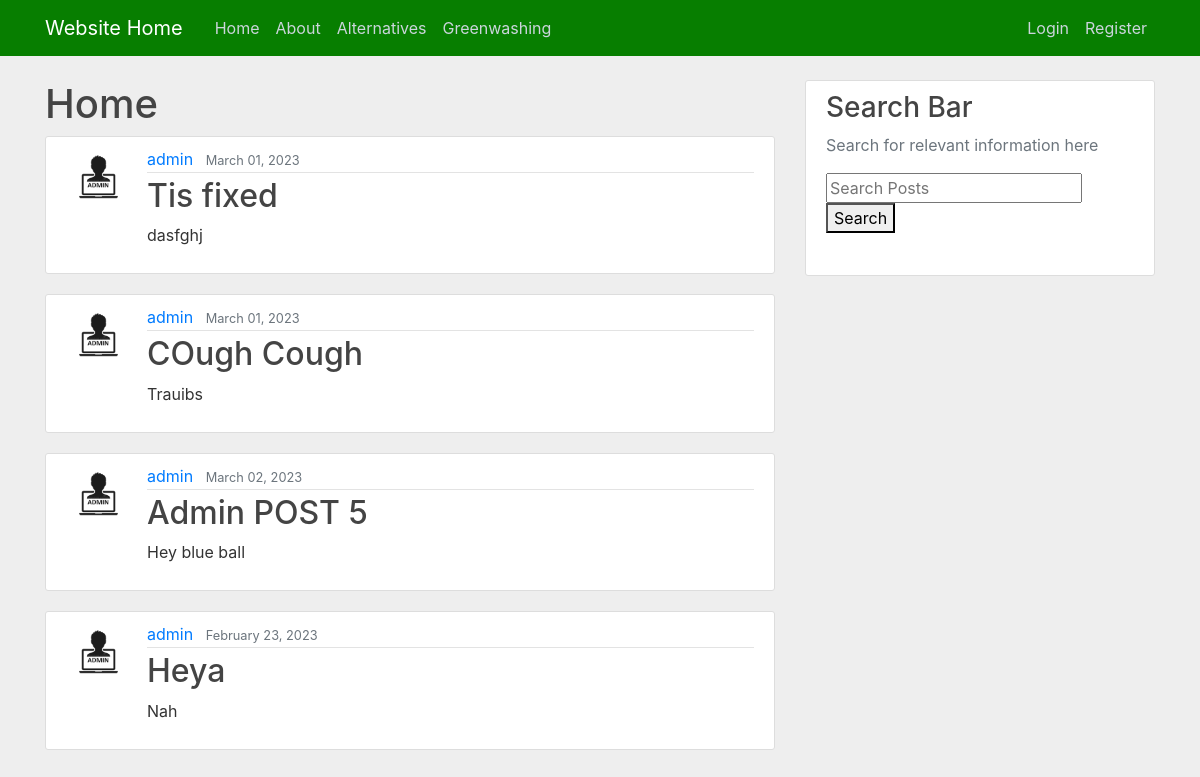
The page / on the database its author committed.
### website/models.py (models this page shows)
class Posts(models.Model):
    title = models.CharField(max_length=100)
    content = models.TextField()
    date_posted = models.DateTimeField(default=timezone.now)
    author = models.ForeignKey(User, on_delete=models.CASCADE)

class GreenPosts(models.Model):
    title = models.CharField(max_length=100)
    content = models.TextField()
    date_posted = models.DateTimeField(default=timezone.now)
    author = models.ForeignKey(User, on_delete=models.CASCADE)

### users/models.py (models this page shows, shortened)
class Profile(models.Model):
    user = models.OneToOneField(User, on_delete=models.CASCADE)
    image = models.ImageField(default='default.jpg', upload_to='profile_pics')

### website/views.py (the view)
# urls.py: 2. Add a URL to urlpatterns:  path('', views.home, name='home')
def home(request):
    posts = Posts.objects.filter().order_by('-date_posted')[:2]
    greenposts = GreenPosts.objects.filter().order_by('-date_posted')[:2]
    context = {
        'greenposts' : greenposts,
        'posts': posts
    }
    return render(request, 'website/home.html', context,)

### website/templates/website/home.html
{% extends "website/base.html" %}
{% block content %}
<h1>Home</h1>
    {% for posts in posts %}
    <article class="media content-section">
       <img class="rounded-circle article-img" src="{{ posts.author.profile.image.url }}">
    <div class="media-body">
        <div class="article-metadata">
        <a class="mr-2" href="{% url 'user-posts' posts.author.username %}">{{ posts.author }}</a>
        <small class="text-muted">{{ posts.date_posted|date:"F d, Y" }}</small>
        </div>
        <h2><a class="article-title" href="{% url 'post-detail' posts.id %}">{{ posts.title }}</a></h2>
        <p class="article-content">{{ posts.content }}</p>
    </div>
    </article>
    {% endfor %}
    {% for greenposts in greenposts %}
    <article class="media content-section">
      <img class="rounded-circle article-img" src="{{ greenposts.author.profile.image.url }}">
    <div class="media-body">
        <div class="article-metadata">
        <a class="mr-2" href="{% url 'greenuser-posts' greenposts.author.username %}">{{ greenposts.author }}</a>
        <small class="text-muted">{{ greenposts.date_posted|date:"F d, Y" }}</small>
        </div>
        <h2><a class="article-title" href="{% url 'greenpost-detail' greenposts.id %}">{{ greenposts.title }}</a></h2>
        <p class="article-content">{{ greenposts.content }}</p>
    </div>
    </article>
    {% endfor %}
{% endblock content %}

### website/static/website/main.css (style rules this page uses)
body { background: #eeeeee; color: #333333; margin-top: 5rem; }
h1, h2, h3, h4, h5, h6 { color: #444444; }
.content-section { background: #ffffff; padding: 10px 20px; border: 1px solid #dddddd; border-radius: 3px; margin-bottom: 20px; }
.article-title { color: #444444; }
.article-content { white-space: pre-line; }
.article-img { height: 65px; width: 65px; margin-right: 16px; }
.article-metadata { padding-bottom: 1px; margin-bottom: 4px; border-bottom: 1px solid #e3e3e3 }

### rows shown on the page
Posts: author.profile.image (picture), author "admin", date_posted "March 01, 2023", title "Tis fixed", content "dasfghj"
Posts: author.profile.image (picture), author "admin", date_posted "March 01, 2023", title "COugh Cough", content "Trauibs"
GreenPosts: author.profile.image (picture), author "admin", date_posted "March 02, 2023", title "Admin POST 5", content "Hey blue ball"
GreenPosts: author.profile.image (picture), author "admin", date_posted "February 23, 2023", title "Heya", content "Nah"
